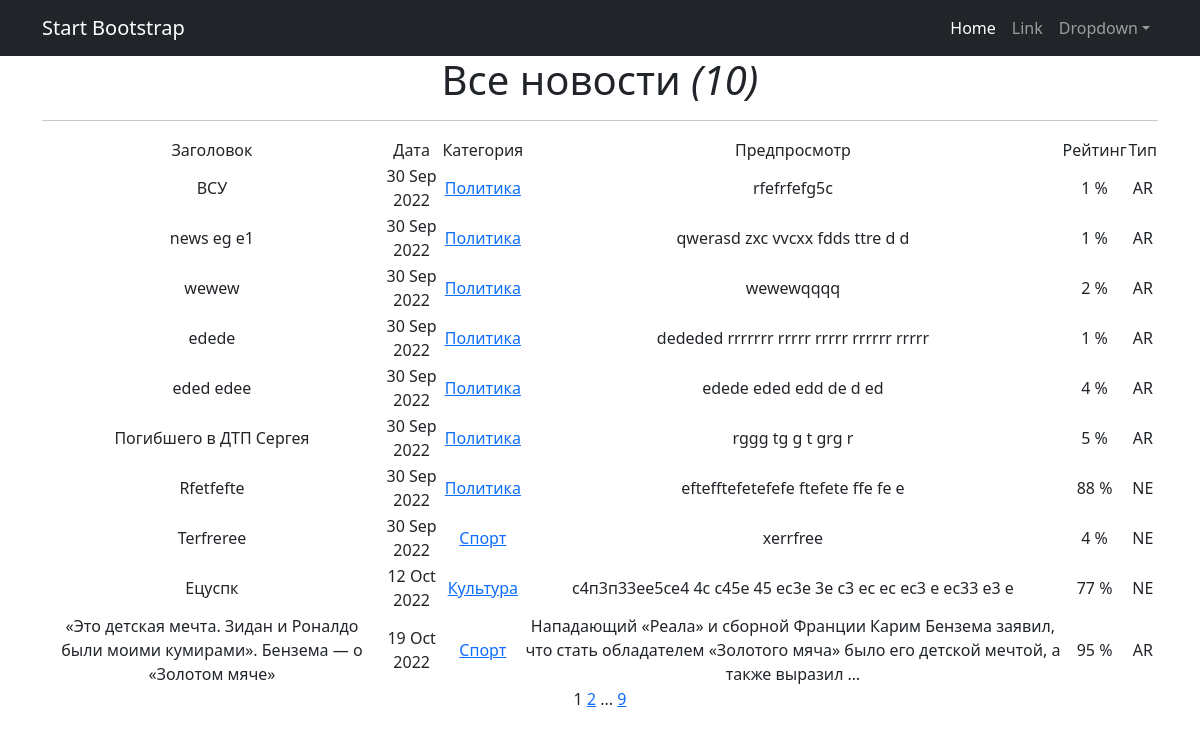
Page /news/ on the committed database.
### simpleapp/models.py (models this page shows, shortened)
class Post(models.Model):
    title = models.CharField(
        max_length=100,
        unique=True,  # названия постов не должны повторяться
    )
    text = models.TextField()
    time_in = models.DateTimeField(auto_now_add=True)
    rating = models.IntegerField(
        validators=[MinValueValidator(0)],
    )
    article = 'AR'
    news = 'NE'
    TYPE = [
        (article, 'Статья'),
        (news, 'Новость'),
    ]
    type = models.CharField(max_length=2, choices=TYPE, default=article)
    category = models.ForeignKey(
        to='Category',
        on_delete=models.CASCADE,
        related_name='post',
    )

class Category(models.Model):
    name = models.CharField(max_length=20, unique=True)
    subscribers = models.ManyToManyField(User, related_name='categories')
    def __str__(self):
        return f'{self.name}'

### simpleapp/views.py (the view)
# urls.py: path('', PostList.as_view(), name='post_list'),
class PostList(ListView):
    model = Post
    ordering = 'time_in'
    template_name = 'posts.html'
    context_object_name = 'Posts'
    paginate_by = 10
    def get_queryset(self):
        queryset = super().get_queryset()
        self.filterset = PostFilter(self.request.GET, queryset)
        return self.filterset.qs
    def get_context_data(self, **kwargs):
        context = super().get_context_data(**kwargs)
        context['filterset'] = self.filterset
        return context

### simpleapp/templatetags/custom_filters.py (called while the page is built)
@register.filter()
def currency(value):
   return f'{value} %'

### simpleapp/templatetags/custom_tags.py (called while the page is built)
@register.simple_tag(takes_context=True)
def url_replace(context, **kwargs):
   d = context['request'].GET.copy()
   for k, v in kwargs.items():
       d[k] = v
   return d.urlencode()

### templates/posts.html (shortened to what this page needs)
{% extends 'flatpages/default.html' %}
{% load custom_filters %}
{% load custom_tags %}
{% block content %}
   <h1>Все новости <i>({{ Posts|length }})</i> </h1>
    <hr>
   {% if Posts %}
       <table>
           <tr>
               <td>
                   Заголовок
               </td>
               <td>
                   Дата
               </td>
               <td>
                   Категория
               </td>
               <td>
                   Предпросмотр
               </td>
               <td>
                   Рейтинг
               </td>
               <td>
                   Тип
               </td>
                {% for post in Posts %}
                <tr>
                <td>{{ post.title }}</td>
                <td>{{ post.time_in|date:'d M Y' }}</td>
                <td><a href="{% url 'category_list' post.category.id %}">{{ post.category }}</a></td>
                <td>{{ post.text|truncatewords:20 }}</td>
                <td>{{ post.rating|currency }}</td>
                <td>{{ post.type }}</td>
                {% endfor %}
                </tr>
       </table>
   {% else %}
       <h2>Новостей нет!</h2>
   {% endif %}
   {{ page_obj.number }}
   {% if page_obj.has_next %}
       <a href="?{% url_replace page=page_obj.next_page_number %}">{{ page_obj.next_page_number }}</a>
       {% if paginator.num_pages != page_obj.next_page_number %}
           ...
           <a href="?{% url_replace page=page_obj.paginator.num_pages %}">{{ page_obj.paginator.num_pages }}</a>
       {% endif %}
   {% endif %}
{% endblock content %}

### rows in the picture
Post: title "ВСУ", time_in "30 Sep 2022", category "Политика", text "rfefrfefg5c", rating "1 %", type "AR"
Post: title "news eg e1", time_in "30 Sep 2022", category "Политика", text "qwerasd zxc vvcxx fdds ttre d d", rating "1 %", type "AR"
Post: title "wewew", time_in "30 Sep 2022", category "Политика", text "wewewqqqq", rating "2 %", type "AR"
Post: title "edede", time_in "30 Sep 2022", category "Политика", text "dededed rrrrrrr rrrrr rrrrr rrrrrr rrrrr", rating "1 %", type "AR"
Post: title "eded edee", time_in "30 Sep 2022", category "Политика", text "edede eded edd de d ed", rating "4 %", type "AR"
Post: title "Погибшего в ДТП Сергея", time_in "30 Sep 2022", category "Политика", text "rggg tg g t grg r", rating "5 %", type "AR"
Post: title "Rfetfefte", time_in "30 Sep 2022", category "Политика", text "eftefftefetefefe ftefete ffe fe e", rating "88 %", type "NE"
Post: title "Terfreree", time_in "30 Sep 2022", category "Спорт", text "xerrfree", rating "4 %", type "NE"
Post: title "Ецуспк", time_in "12 Oct 2022", category "Культура", text "с4п3п33ее5се4 4с с45е 45 ес3е 3е с3 ес ес ес3 е ес33 е3 е", rating "77 %", type "NE"
Post: title "«Это детская мечта. Зидан и Роналдо были моими кумирами». Бензема — о «Золотом мяче»", time_in "19 Oct 2022", category "Спорт", text "Нападающий «Реала» и сборной Франции Карим Бензема заявил, что стать обладателем «Золотого мяча» было его детской мечтой, а также выразил …", rating "95 %", type "AR"

### other values in the picture
{{ Posts|length }} "10"
{{ page_obj.number }} "1"
{{ page_obj.next_page_number }} "2"
{{ page_obj.paginator.num_pages }} "9"
